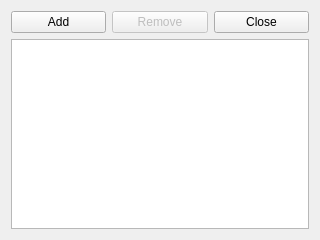
<?xml version="1.0" encoding="UTF-8"?>
<ui version="4.0">
 <class>file_window</class>
 <widget class="QWidget" name="file_window">
  <property name="windowModality">
   <enum>Qt::NonModal</enum>
  </property>
  <property name="geometry">
   <rect>
    <x>0</x>
    <y>0</y>
    <width>320</width>
    <height>240</height>
   </rect>
  </property>
  <property name="sizePolicy">
   <sizepolicy hsizetype="Fixed" vsizetype="Fixed">
    <horstretch>0</horstretch>
    <verstretch>0</verstretch>
   </sizepolicy>
  </property>
  <property name="minimumSize">
   <size>
    <width>320</width>
    <height>240</height>
   </size>
  </property>
  <property name="maximumSize">
   <size>
    <width>320</width>
    <height>240</height>
   </size>
  </property>
  <property name="windowTitle">
   <string>OpenPIV file</string>
  </property>
  <property name="locale">
   <locale language="English" country="Israel"/>
  </property>
  <layout class="QGridLayout" name="gridLayout">
   <item row="0" column="0">
    <widget class="QPushButton" name="add_button">
     <property name="text">
      <string>Add</string>
     </property>
    </widget>
   </item>
   <item row="0" column="1">
    <widget class="QPushButton" name="remove_button">
     <property name="enabled">
      <bool>false</bool>
     </property>
     <property name="text">
      <string>Remove</string>
     </property>
    </widget>
   </item>
   <item row="0" column="2">
    <widget class="QPushButton" name="close_button">
     <property name="text">
      <string>Close</string>
     </property>
    </widget>
   </item>
   <item row="1" column="0" colspan="3">
    <widget class="QListWidget" name="listWidget"/>
   </item>
  </layout>
 </widget>
 <resources/>
 <connections>
  <connection>
   <sender>close_button</sender>
   <signal>clicked()</signal>
   <receiver>file_window</receiver>
   <slot>close()</slot>
   <hints>
    <hint type="sourcelabel">
     <x>268</x>
     <y>23</y>
    </hint>
    <hint type="destinationlabel">
     <x>236</x>
     <y>-19</y>
    </hint>
   </hints>
  </connection>
 </connections>
</ui>
